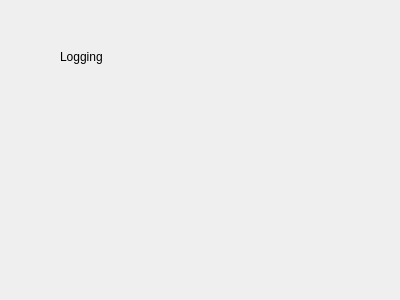
<?xml version="1.0" encoding="UTF-8"?>
<ui version="4.0">
 <class>LoggingMainWidget</class>
 <widget class="QWidget" name="LoggingMainWidget">
  <property name="geometry">
   <rect>
    <x>0</x>
    <y>0</y>
    <width>400</width>
    <height>300</height>
   </rect>
  </property>
  <property name="windowTitle">
   <string>Form</string>
  </property>
  <widget class="QLabel" name="label">
   <property name="geometry">
    <rect>
     <x>60</x>
     <y>50</y>
     <width>57</width>
     <height>14</height>
    </rect>
   </property>
   <property name="text">
    <string>Logging</string>
   </property>
  </widget>
 </widget>
 <resources/>
 <connections/>
</ui>
